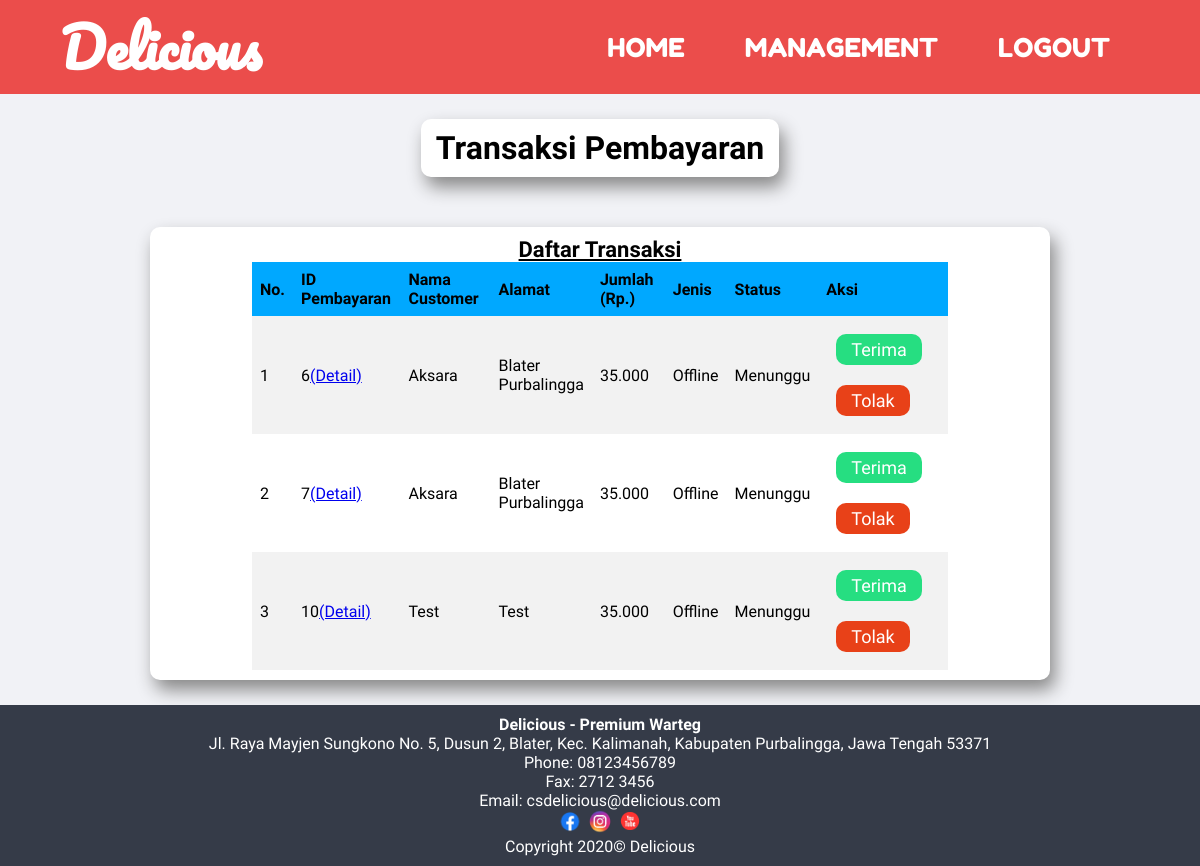
Page /management-cashier-payment.php (signed in) on the committed database.
### tables this page shows
CREATE TABLE `pembayaran` (
  `id_pembayaran` int(11) NOT NULL,
  `id_pengguna` int(11) NOT NULL,
  `jenis_pembayaran` enum('offline','online') NOT NULL,
  `bayar` int(11) NOT NULL,
  `status` enum('terima','tolak','menunggu') NOT NULL,
  `tanggal` date NOT NULL
);

CREATE TABLE `pengguna` (
  `id_pengguna` int(11) NOT NULL,
  `email` varchar(40) NOT NULL,
  `nama` varchar(40) NOT NULL,
  `no_hp` varchar(13) NOT NULL,
  `password` varchar(32) NOT NULL,
  `level` enum('customer','admin','owner','guest','cashier') NOT NULL,
  `alamat` varchar(150) NOT NULL,
  `foto_profil` varchar(40) NOT NULL,
  `status` enum('aktif','blokir') NOT NULL
);

### include/class/connect.php (called while the page is built, shortened)
<?php
    class Dbh{
        protected function connect(){
            $this->servername = "localhost";
            $this->username = "root";
            $this->password = "";
            $this->dbname = "delicious";
            $conn = new mysqli($this->servername,$this->username,$this->password,$this->dbname);
            return $conn;
        }
    }
?>

### include/class/paymentlog.php (called while the page is built, shortened)
<?php
    class PaymentLog extends Dbh{
        public function allPaymentWaiting(){
            $sql = "SELECT * FROM pembayaran WHERE status = 'menunggu'";
            $execute = $this->connect()->query($sql);
            if($execute->num_rows > 0){
                while($row = $execute->fetch_assoc()){
                    $data[] = $row;
                }
                return $data;
            }else{
                return false;
            }
        }
        public function getUserDataPayment($id_pengguna){
            $sql = "SELECT nama, alamat FROM pengguna WHERE id_pengguna = $id_pengguna";
            $execute = $this->connect()->query($sql);
            $result = $execute->fetch_assoc();
            return $result;
        }
    }
?>

### management-cashier-payment.php (the view, shortened to what this page needs)
<?php
    include ('include/class/connect.php');
    include ('include/class/paymentlog.php');
?>
<?php
    $payment = new PaymentLog();
    $data = $payment->allPaymentWaiting();
?>
<!DOCTYPE html>
<html lang="en">
<head>
    <?php include ('include/head.php') ?>
    <link rel="stylesheet" href="style/management-data.css" type="text/css">
</head>
<body>
    <?php include ('include/nav.php') ?>
    <main>
    <div class="main-container">
            <h1 class="title">Transaksi Pembayaran</h1>
            <div class="sub-container" style="width: 75%;">
                <h3 class="sub-title">Daftar Transaksi</h3>
                <div class="insert-form">
                    <?php if($data == false): ?>
                        <h3>Belum ada data transaksi yang diinput!</h3>
                    <?php else: ?>
                        <?php $nomor = 1 ?>
                        <table class='update-table-food'>
                        <tr>
                            <th>No.</th>
                            <th>ID Pembayaran</th>
                            <th>Nama Customer</th>
                            <th>Alamat</th>
                            <th>Jumlah (Rp.)</th>
                            <th>Jenis</th>
                            <th>Status</th>
                            <th>Aksi</th>
                        </tr>
                        <?php foreach($data as $result): ?>
                            <?php
                                $customer = $payment->getUserDataPayment($result['id_pengguna']);
                            ?>
                            <tr>
                                <td><?php echo $nomor ?></td>
                                <td><?php echo $result['id_pembayaran'] ?><a href='detail-payment-history.php?id_pembayaran=<?php echo $result['id_pembayaran'] ?>'>(Detail)</a></td>
                                <td><?php echo $customer['nama'] ?></td>
                                <td><?php echo nl2br($customer['alamat']) ?></td>
                                <td><?php echo number_format($result['bayar'] , 0, ',', '.') ?></td>
                                <td><?php echo ucfirst($result['jenis_pembayaran']) ?></td>
                                <td><?php echo ucfirst($result['status']) ?></td>
                                <td><button class='green-button cashier-button' onclick=accconfirm(<?php echo $result['id_pembayaran'] ?>)>Terima</button>
                                <button class='red-button cashier-button' onclick=delconfirm(<?php echo $result['id_pembayaran'] ?>)>Tolak</button></td>
                            </tr>
                            <?php $nomor ++ ?>
                        <?php endforeach ?>
                        </table>
                    <?php endif ?>
                </div>
            </div>
        </div>
    </main>
    <?php include ('include/footer.php')?>
</body>
</html>

### style/index.css (style rules this page uses)
* { margin: 0; padding: 0; box-sizing: border-box; font-family: 'Baloo Tamma 2', cursive; }
body { width: 100%; height: 100%; display: flex; flex-direction: column; justify-content: space-between; align-items: center; min-height: 100vh; }
main { width: 100%; display: flex; flex-grow: 1; background-color:#f1f2f6; }

### style/management-data.css (style rules this page uses)
main { justify-content: space-around; align-items: center; flex-direction: column; }
.main-container { margin: 25px 0; width: 100%; display: flex; justify-content: space-around; align-items: center; flex-direction: column; }
.title { padding: 10px 15px; background-color: white; border-radius: 10px; box-shadow: 5px 10px 18px #888888; }
.sub-title { text-decoration: underline; text-align: center; font-size: 22px; }
.sub-container { padding: 10px 15px; border-radius: 10px; width: 30%; display: flex; flex-direction: column; justify-content: center; align-items: center; background-color: white; box-shadow: 5px 10px 18px #888888; }
.insert-form { width: 80%; display: flex; flex-direction: column; }
.update-table-food { border-collapse: collapse; width: 100%; }
.update-table-food th, .update-table-food td { text-align: left; padding: 8px; }
.update-table-food th { background-color: #00a8ff; }
.update-table-food tr:nth-child(even) { background-color: #f2f2f2; }
.red-button { text-decoration: none; font-size: 22px; color: white; padding: 5px 15px; background-color: #e84118; border-radius: 10px; transition: 0.5s; }
.green-button { text-decoration: none; font-size: 22px; color: white; padding: 5px 15px; background-color: #26de81; border-radius: 10px; transition: 0.5s; }

### management-cashier-payment.php (style rules this page uses)
.cashier-button { border: none; margin: 10px; font-size: 18px; }

### rows in the picture
pembayaran: id_pembayaran "6", id_pengguna.nama "Aksara", id_pengguna.alamat "Blater Purbalingga", bayar "35.000", jenis_pembayaran "Offline", status "Menunggu"
pembayaran: id_pembayaran "7", id_pengguna.nama "Aksara", id_pengguna.alamat "Blater Purbalingga", bayar "35.000", jenis_pembayaran "Offline", status "Menunggu"
pembayaran: id_pembayaran "10", id_pengguna.nama "Test", id_pengguna.alamat "Test", bayar "35.000", jenis_pembayaran "Offline", status "Menunggu"
